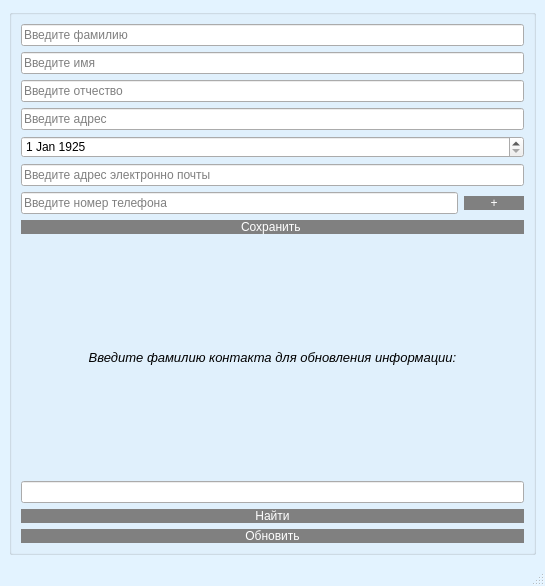
<?xml version="1.0" encoding="UTF-8"?>
<ui version="4.0">
 <class>MainWindow</class>
 <widget class="QMainWindow" name="MainWindow">
  <property name="geometry">
   <rect>
    <x>0</x>
    <y>0</y>
    <width>545</width>
    <height>586</height>
   </rect>
  </property>
  <property name="windowTitle">
   <string>MainWindow</string>
  </property>
  <property name="styleSheet">
   <string notr="true">QMainWindow {
   background-color: #e3f3ff; 
    color: black; 
}</string>
  </property>
  <widget class="QWidget" name="centralwidget">
   <layout class="QVBoxLayout" name="verticalLayout_4">
    <item>
     <widget class="QGroupBox" name="groupBox">
      <property name="title">
       <string/>
      </property>
      <layout class="QVBoxLayout" name="verticalLayout_3">
       <item>
        <layout class="QVBoxLayout" name="verticalLayout">
         <item>
          <layout class="QHBoxLayout" name="horizontalLayout_2">
           <item>
            <widget class="QLineEdit" name="lastName">
             <property name="placeholderText">
              <string>Введите фамилию</string>
             </property>
            </widget>
           </item>
          </layout>
         </item>
         <item>
          <layout class="QHBoxLayout" name="horizontalLayout">
           <item>
            <widget class="QLineEdit" name="firstName">
             <property name="text">
              <string/>
             </property>
             <property name="placeholderText">
              <string>Введите имя</string>
             </property>
            </widget>
           </item>
          </layout>
         </item>
         <item>
          <layout class="QHBoxLayout" name="horizontalLayout_3">
           <item>
            <widget class="QLineEdit" name="middleName">
             <property name="placeholderText">
              <string>Введите отчество</string>
             </property>
            </widget>
           </item>
          </layout>
         </item>
         <item>
          <layout class="QHBoxLayout" name="horizontalLayout_4">
           <item>
            <widget class="QLineEdit" name="address">
             <property name="placeholderText">
              <string>Введите адрес</string>
             </property>
            </widget>
           </item>
          </layout>
         </item>
         <item>
          <layout class="QHBoxLayout" name="horizontalLayout_5" stretch="1">
           <property name="spacing">
            <number>7</number>
           </property>
           <property name="leftMargin">
            <number>0</number>
           </property>
           <item>
            <widget class="QDateEdit" name="birthDate">
             <property name="maximumDate">
              <date>
               <year>2025</year>
               <month>1</month>
               <day>22</day>
              </date>
             </property>
             <property name="minimumDate">
              <date>
               <year>1910</year>
               <month>9</month>
               <day>14</day>
              </date>
             </property>
             <property name="date">
              <date>
               <year>1925</year>
               <month>1</month>
               <day>1</day>
              </date>
             </property>
            </widget>
           </item>
          </layout>
         </item>
         <item>
          <layout class="QHBoxLayout" name="horizontalLayout_6">
           <item>
            <widget class="QLineEdit" name="email">
             <property name="placeholderText">
              <string>Введите адрес электронно почты</string>
             </property>
            </widget>
           </item>
          </layout>
         </item>
         <item>
          <layout class="QHBoxLayout" name="horizontalLayout_7">
           <item>
            <widget class="QLineEdit" name="phone">
             <property name="placeholderText">
              <string>Введите номер телефона</string>
             </property>
            </widget>
           </item>
           <item>
            <widget class="QPushButton" name="insert_number">
             <property name="minimumSize">
              <size>
               <width>60</width>
               <height>0</height>
              </size>
             </property>
             <property name="styleSheet">
              <string notr="true">QPushButton {
	border-radius: 10px;
   background-color: grey; 
    color: white; 
}</string>
             </property>
             <property name="text">
              <string>+</string>
             </property>
            </widget>
           </item>
          </layout>
         </item>
        </layout>
       </item>
       <item>
        <widget class="QPushButton" name="pushButton">
         <property name="styleSheet">
          <string notr="true">QPushButton {
	border-radius: 10px;
   background-color: grey; 
    color: white; 
}</string>
         </property>
         <property name="text">
          <string>Сохранить </string>
         </property>
        </widget>
       </item>
       <item>
        <layout class="QVBoxLayout" name="verticalLayout_2">
         <item>
          <widget class="QLabel" name="label_8">
           <property name="text">
            <string>&lt;html&gt;&lt;head/&gt;&lt;body&gt;&lt;p align=&quot;center&quot;&gt;&lt;span style=&quot; font-size:10pt; font-style:italic;&quot;&gt;Введите фамилию контакта для обновления информации:&lt;/span&gt;&lt;/p&gt;&lt;/body&gt;&lt;/html&gt;</string>
           </property>
          </widget>
         </item>
         <item>
          <widget class="QLineEdit" name="lineEdit"/>
         </item>
         <item>
          <widget class="QPushButton" name="searchContact">
           <property name="styleSheet">
            <string notr="true">QPushButton {
	border-radius: 10px;
   background-color: grey; 
    color: white; 
}</string>
           </property>
           <property name="text">
            <string>Найти</string>
           </property>
          </widget>
         </item>
         <item>
          <widget class="QPushButton" name="pushButton_3">
           <property name="styleSheet">
            <string notr="true">QPushButton {
	border-radius: 10px;
   background-color: grey; 
    color: white; 
}</string>
           </property>
           <property name="text">
            <string>Обновить</string>
           </property>
          </widget>
         </item>
        </layout>
       </item>
      </layout>
     </widget>
    </item>
   </layout>
  </widget>
  <widget class="QStatusBar" name="statusbar"/>
 </widget>
 <resources/>
 <connections/>
</ui>
